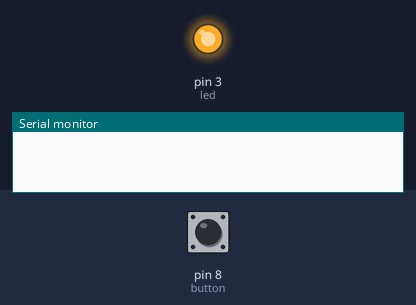
This sketch was run on a simulated Arduino Uno, built with avr-gcc and run on an emulated ATmega328P. On the bench: output pins drawn as LEDs (lit = HIGH), the last lines printed to the serial monitor. Dashed ring = blinking. Inputs (shaded band) come from the test bench; at power-on: pin 8 (button) LOW.

Above: at 1.2 s.
1.3 s: pin 8 (button) pulled HIGH for 0.15 s
At 3.1 s:
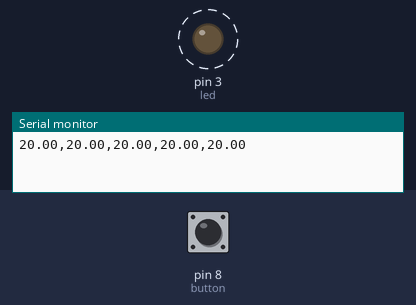
Timing chart, 0 to 10.4 s (numbered marks = the images above; inputs shaded):
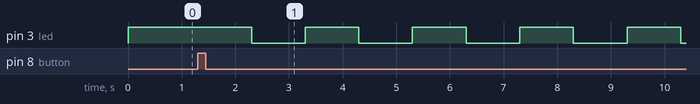

Measured:
- after the input at 1.3 s, pin 3 (led): alternates HIGH for 1.0 s and LOW for 1.0 s, starting after 1.0 s

The sketch:

read_and_array.ino
```cpp
int L = A0;  // Assign to pin A0
int A = A1;  // Assign to pin A1
int U = A2;  // Assign to pin A2
int D = A3;  // Assign to pin A3
int S = A4;  // Assign to pin A4

#define button 8  // connect button to D8
#define led 3   // assign to pin 13 for the LED


int button_state = 0;         // variable for reading the pushbutton status
int prev_button_state = 0;    // variable to store the previous state of the pushbutton
bool button_pressed = false;  // flag to track if the button is clicked


void setup() {
  Serial.begin(9600);       // Begin serial communication
  pinMode(L, INPUT);        // Set the pinmode of L to input
  pinMode(A, INPUT);        // Set the pinmode of A to input
  pinMode(U, INPUT);        // Set the pinmode of U to input
  pinMode(D, INPUT);        // Set the pinmode of D to input
  pinMode(S, INPUT);        // Set the pinmode of S to input
  pinMode(button, INPUT);   // Set the pinmode of button to input
  pinMode(led, OUTPUT);  // Set the pinmode of ledPin to output
}

void loop() {

    digitalWrite(led, HIGH);   // Turn LED on


  button_state = digitalRead(button);  // read the state of the pushbutton value

  if (button_state != prev_button_state && button_state == HIGH) {
    // Button is clicked once
    button_pressed = true;  // Toggle the button pressed state
    //Serial.println("Button clicked!");
  }

  prev_button_state = button_state;  // Update previous button state

  if (button_pressed) {
    // Read potentiometer values only when the button is pressed
    int sensor_value1 = analogRead(L);                 // Read the value from potentiometer L connected to pin A0
    int value1 = map(sensor_value1, 0, 1023, 0, 100);  // Map the value from 0 to 1023 to 0 to 100

    int sensor_value2 = analogRead(A);                 // Read the value from potentiometer A connected to pin A1
    int value2 = map(sensor_value2, 0, 1023, 0, 100);  // Map the value from 0 to 1023 to 0 to 100

    int sensor_value3 = analogRead(U);                 // Read the value from potentiometer U connected to pin A2
    int value3 = map(sensor_value3, 0, 1023, 0, 100);  // Map the value from 0 to 1023 to 0 to 100

    int sensor_value4 = analogRead(D);                 // Read the value from potentiometer D connected to pin A3
    int value4 = map(sensor_value4, 0, 1023, 0, 100);  // Map the value from 0 to 1023 to 0 to 100

    int sensor_value5 = analogRead(S);                 // Read the value from potentiometer S connected to pin A4
    int value5 = map(sensor_value5, 0, 1023, 0, 100);  // Map the value from 0 to 1023 to 0 to 100

    // Calculate total sum of all potentiometer values
    int totalSum = value1 + value2 + value3 + value4 + value5;

    // Calculate proportions for each potentiometer
    float proportion1 = (value1 * 100) / totalSum;
    float proportion2 = (value2 * 100) / totalSum;
    float proportion3 = (value3 * 100) / totalSum;
    float proportion4 = (value4 * 100) / totalSum;
    float proportion5 = (value5 * 100) / totalSum;

    // Normalize proportions to ensure they sum up to 100
    float scaleFactor = 100 / (proportion1 + proportion2 + proportion3 + proportion4 + proportion5);
    proportion1 *= scaleFactor;
    proportion2 *= scaleFactor;
    proportion3 *= scaleFactor;
    proportion4 *= scaleFactor;
    proportion5 *= scaleFactor;

    // Create a string containing the values
    String values = String(proportion1) + "," + String(proportion2) + "," + String(proportion3) + "," + String(proportion4) + "," + String(proportion5);

    Serial.println(values);  // Print the string containing the values

    button_pressed = false;  // Reset the flag to prevent further readings

    // Blink the LED during the delay period
    for (int i = 0; i < 40; i++) {  //up to 60 times makes it 'freezed' during 60'000 ms
      digitalWrite(led, HIGH);   // Turn LED on
      delay(1000);                   // Wait for 500 milliseconds
      digitalWrite(led, LOW);    // Turn LED off
      delay(1000);                   // Wait for 500 milliseconds
    }

  }
}
```
